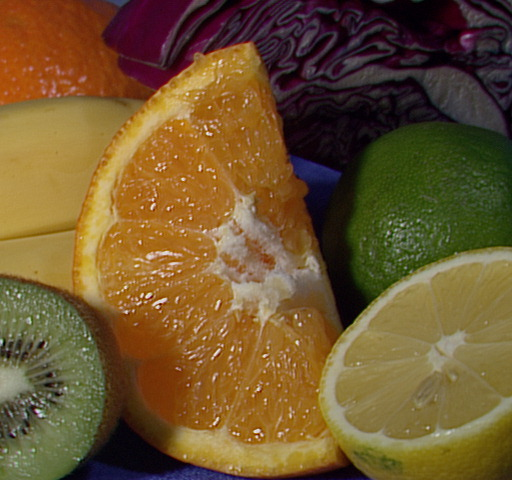
#> input picture Morphology/LearningOpenCV_Code/fruits.jpg, 512 x 480 px, found by its file name
$ python kmeans.py
#> lines starting #> are read from the running program, lines starting #| are printed output that depends on the picture
import numpy as np
import cv2

#img = cv2.imread('/Users/donj/workspace/cs585/Morphology/Data/Foreground/DSC02104.JPG')
img = cv2.imread('/Users/donj/workspace/cs585/Morphology/Data/fruits.jpg')
#> img is the input picture: shape (480, 512, 3); mean B, G, R 46.2, 85.6, 110.8
Z = img.reshape((-1,3))
cv2.imshow('image',img)

# convert to np.float32
Z = np.float32(Z)

# define criteria, number of clusters(K) and apply kmeans()
criteria = (cv2.TERM_CRITERIA_EPS + cv2.TERM_CRITERIA_MAX_ITER, 10, 1.0)
K = 8
ret,label,center=cv2.kmeans(Z,K,None,criteria,10,cv2.KMEANS_RANDOM_CENTERS)
#> ret = 156320699.6; center = [[71.06, 139.5, 172.9], [18.05, 63.64, 53.19], [128.2, 159.7, 175.7], [25.21, 69.13, 105.8], [71.04, 116.9, 128], [25.49, 97.85, 153.8], [15.26, 9.09, 20.73], [50.9, 32.82, 57.58]]

# Now convert back into uint8, and make original image
center = np.uint8(center)
#> center = [[71, 139, 172], [18, 63, 53], [128, 159, 175], [25, 69, 105], [71, 116, 128], [25, 97, 153], [15, 9, 20], [50, 32, 57]]
res = center[label.flatten()]
res2 = res.reshape((img.shape))
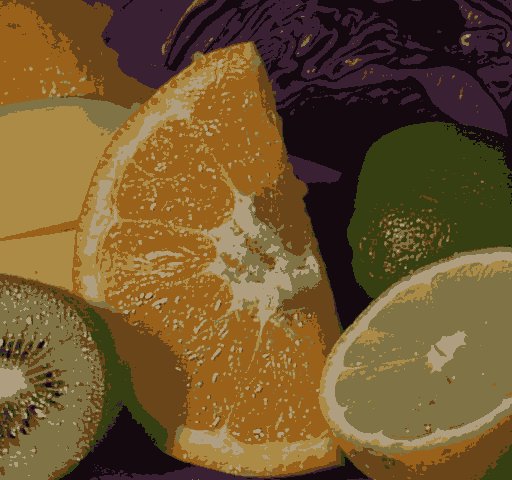
#> res2: shape (480, 512, 3); mean B, G, R 46, 85, 110.2

cv2.imshow('res2',res2)
cv2.waitKey(0)
cv2.destroyAllWindows()

$ run again, with Morphology/Data/Foreground/DSC02104.JPG copied over Morphology/LearningOpenCV_Code/fruits.jpg
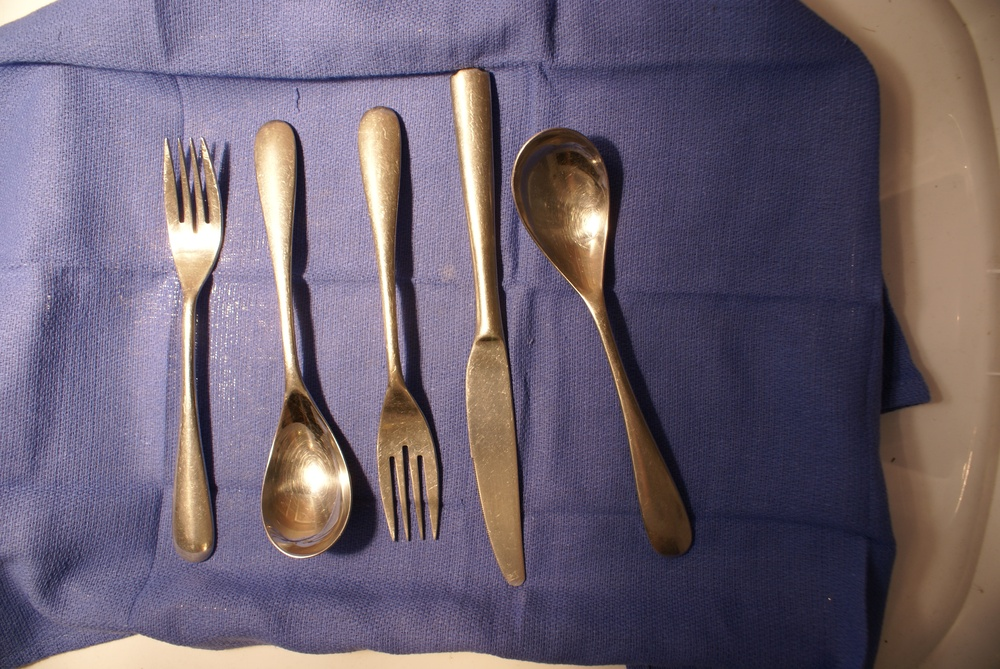
#> input picture Morphology/Data/Foreground/DSC02104.JPG, 1000 x 669 px, shrunk from 3872 x 2592 before the run, found by its file name
#> img is the input picture: shape (669, 1000, 3); mean B, G, R 112.1, 97.1, 108.8
#> `ret,label,center=cv2.kmeans(Z,K,None,criteria,10,cv2.KMEANS_RANDOM_CEN..`: ret = 350211562.8; center = [[41.1, 26.94, 31.22], [195.5, 220.3, 238.9], [99.93, 127.3, 157.9], [56.35, 76.12, 103.8], [100.7, 70.46, 77.11], [177.6, 147.6, 158], [68.78, 44.38, 47.31], [136.9, 105, 113.5]]
#> `center = np.uint8(center)`: center = [[41, 26, 31], [195, 220, 238], [99, 127, 157], [56, 76, 103], [100, 70, 77], [177, 147, 157], [68, 44, 47], [136, 105, 113]]
#> `res2 = res.reshape((img.shape))`:
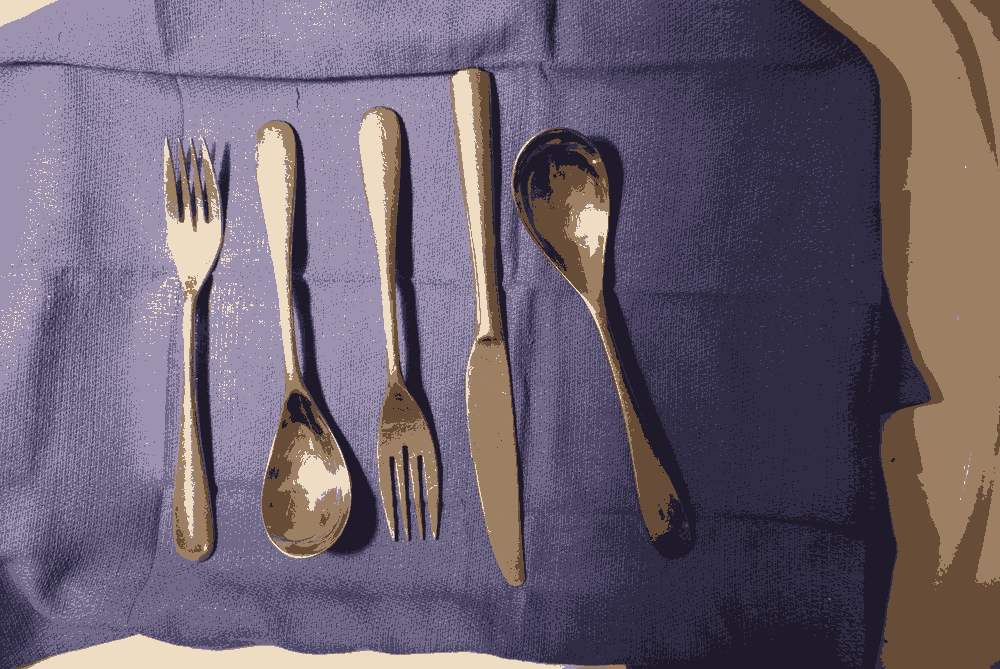
#> res2: shape (669, 1000, 3); mean B, G, R 111.4, 96.7, 108.2

$ run again, with Morphology/LearningOpenCV_Code/BlueCup.jpg copied over Morphology/LearningOpenCV_Code/fruits.jpg
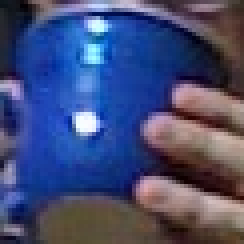
#> input picture Morphology/LearningOpenCV_Code/BlueCup.jpg, 61 x 61 px, found by its file name (shown 4 times larger)
#> img is the input picture: shape (61, 61, 3); mean B, G, R 117.6, 76.4, 68
#> `ret,label,center=cv2.kmeans(Z,K,None,criteria,10,cv2.KMEANS_RANDOM_CEN..`: ret = 2961841.3; label = 3721 values, max 7 at index 21, min 0 at index 7, mean 3.23; center = [[61.61, 68.45, 86.25], [207.4, 133.6, 93.18], [45.44, 26.22, 33.67], [132.1, 53.32, 22.63], [239.1, 213.8, 189.8], [176.5, 79.85, 33.45], [113.2, 102.5, 120.3], [149.5, 145.3, 170.6]]
#> `center = np.uint8(center)`: center = [[61, 68, 86], [207, 133, 93], [45, 26, 33], [132, 53, 22], [239, 213, 189], [176, 79, 33], [113, 102, 120], [149, 145, 170]]
#> `res2 = res.reshape((img.shape))`:
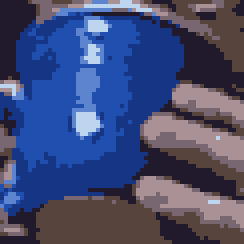
#> res2: shape (61, 61, 3) (shown 4 times larger); mean B, G, R 117.2, 76, 67.5

$ run again, with Morphology/LearningOpenCV_Code/HandOutdoorColor.jpg copied over Morphology/LearningOpenCV_Code/fruits.jpg
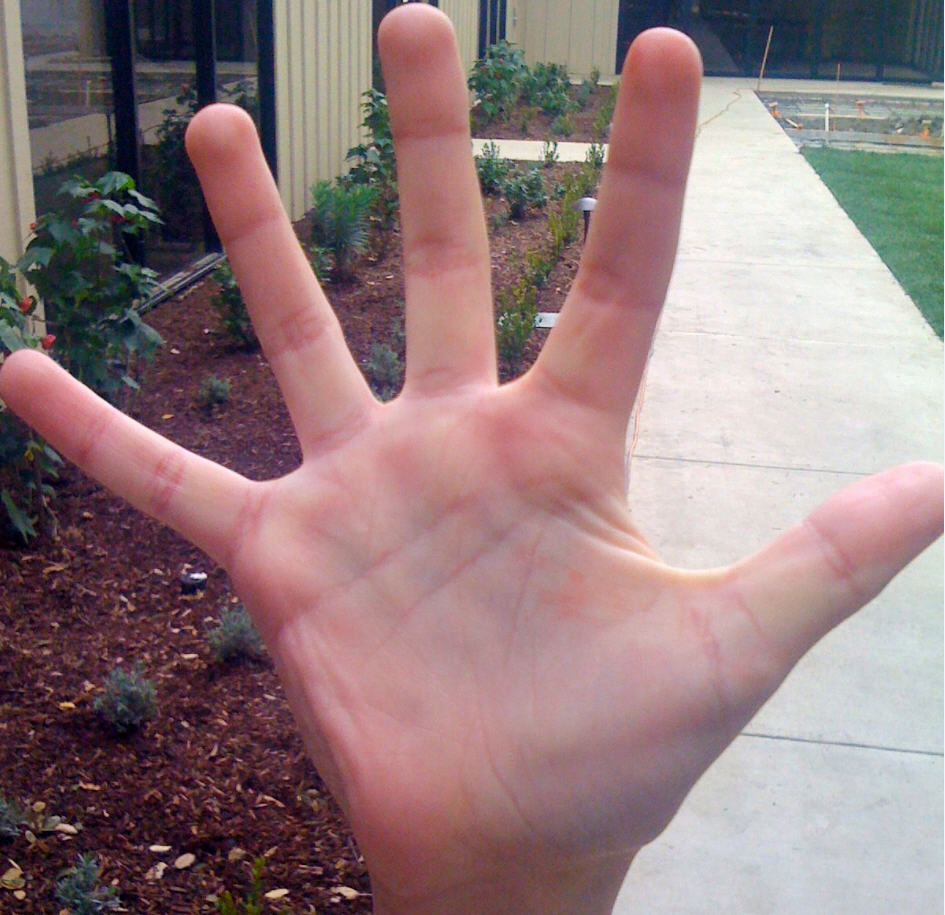
#> input picture Morphology/LearningOpenCV_Code/HandOutdoorColor.jpg, 945 x 915 px, found by its file name
#> img is the input picture: shape (915, 945, 3); mean B, G, R 125.6, 123.8, 146.8
#> `ret,label,center=cv2.kmeans(Z,K,None,criteria,10,cv2.KMEANS_RANDOM_CEN..`: ret = 500619440.6; center = [[104, 110.5, 107], [42.4, 30.98, 40.52], [105, 102.6, 157.2], [228.6, 231.8, 236.9], [163.2, 165.7, 204.5], [139, 140.5, 181.5], [209.4, 207.1, 207.8], [68.6, 62.94, 86.24]]
#> `center = np.uint8(center)`: center = [[103, 110, 107], [42, 30, 40], [105, 102, 157], [228, 231, 236], [163, 165, 204], [138, 140, 181], [209, 207, 207], [68, 62, 86]]
#> `res2 = res.reshape((img.shape))`:
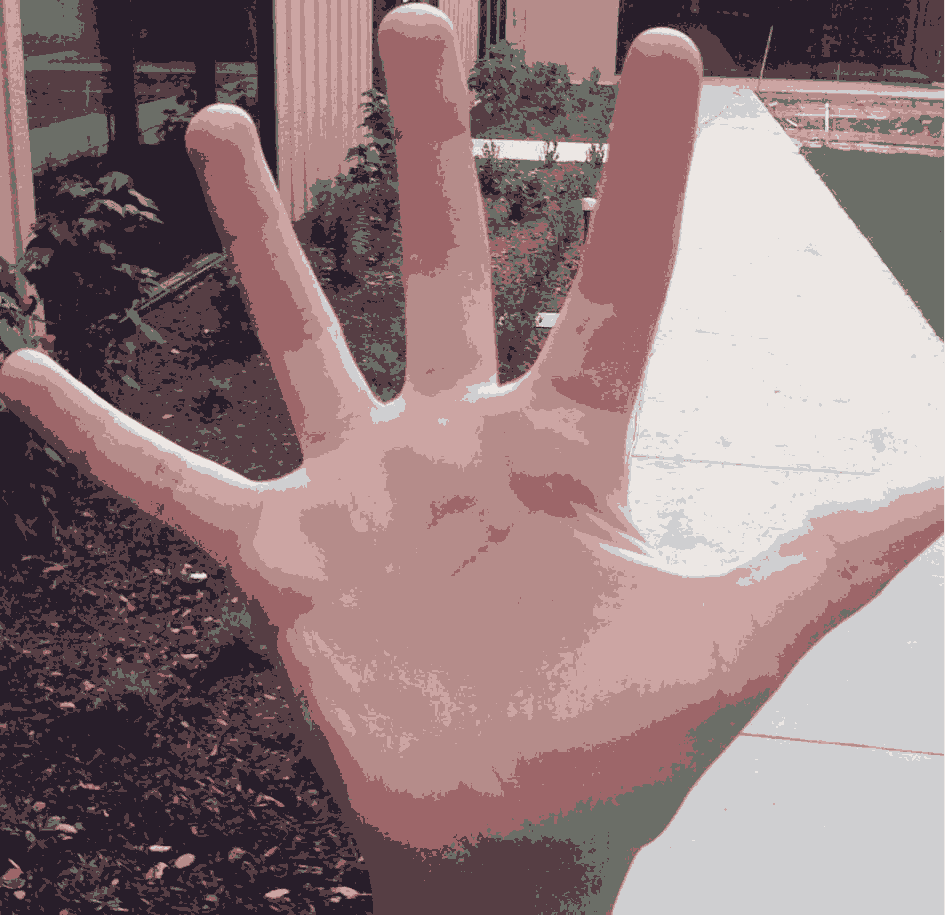
#> res2: shape (915, 945, 3); mean B, G, R 125.1, 123.1, 146.3
